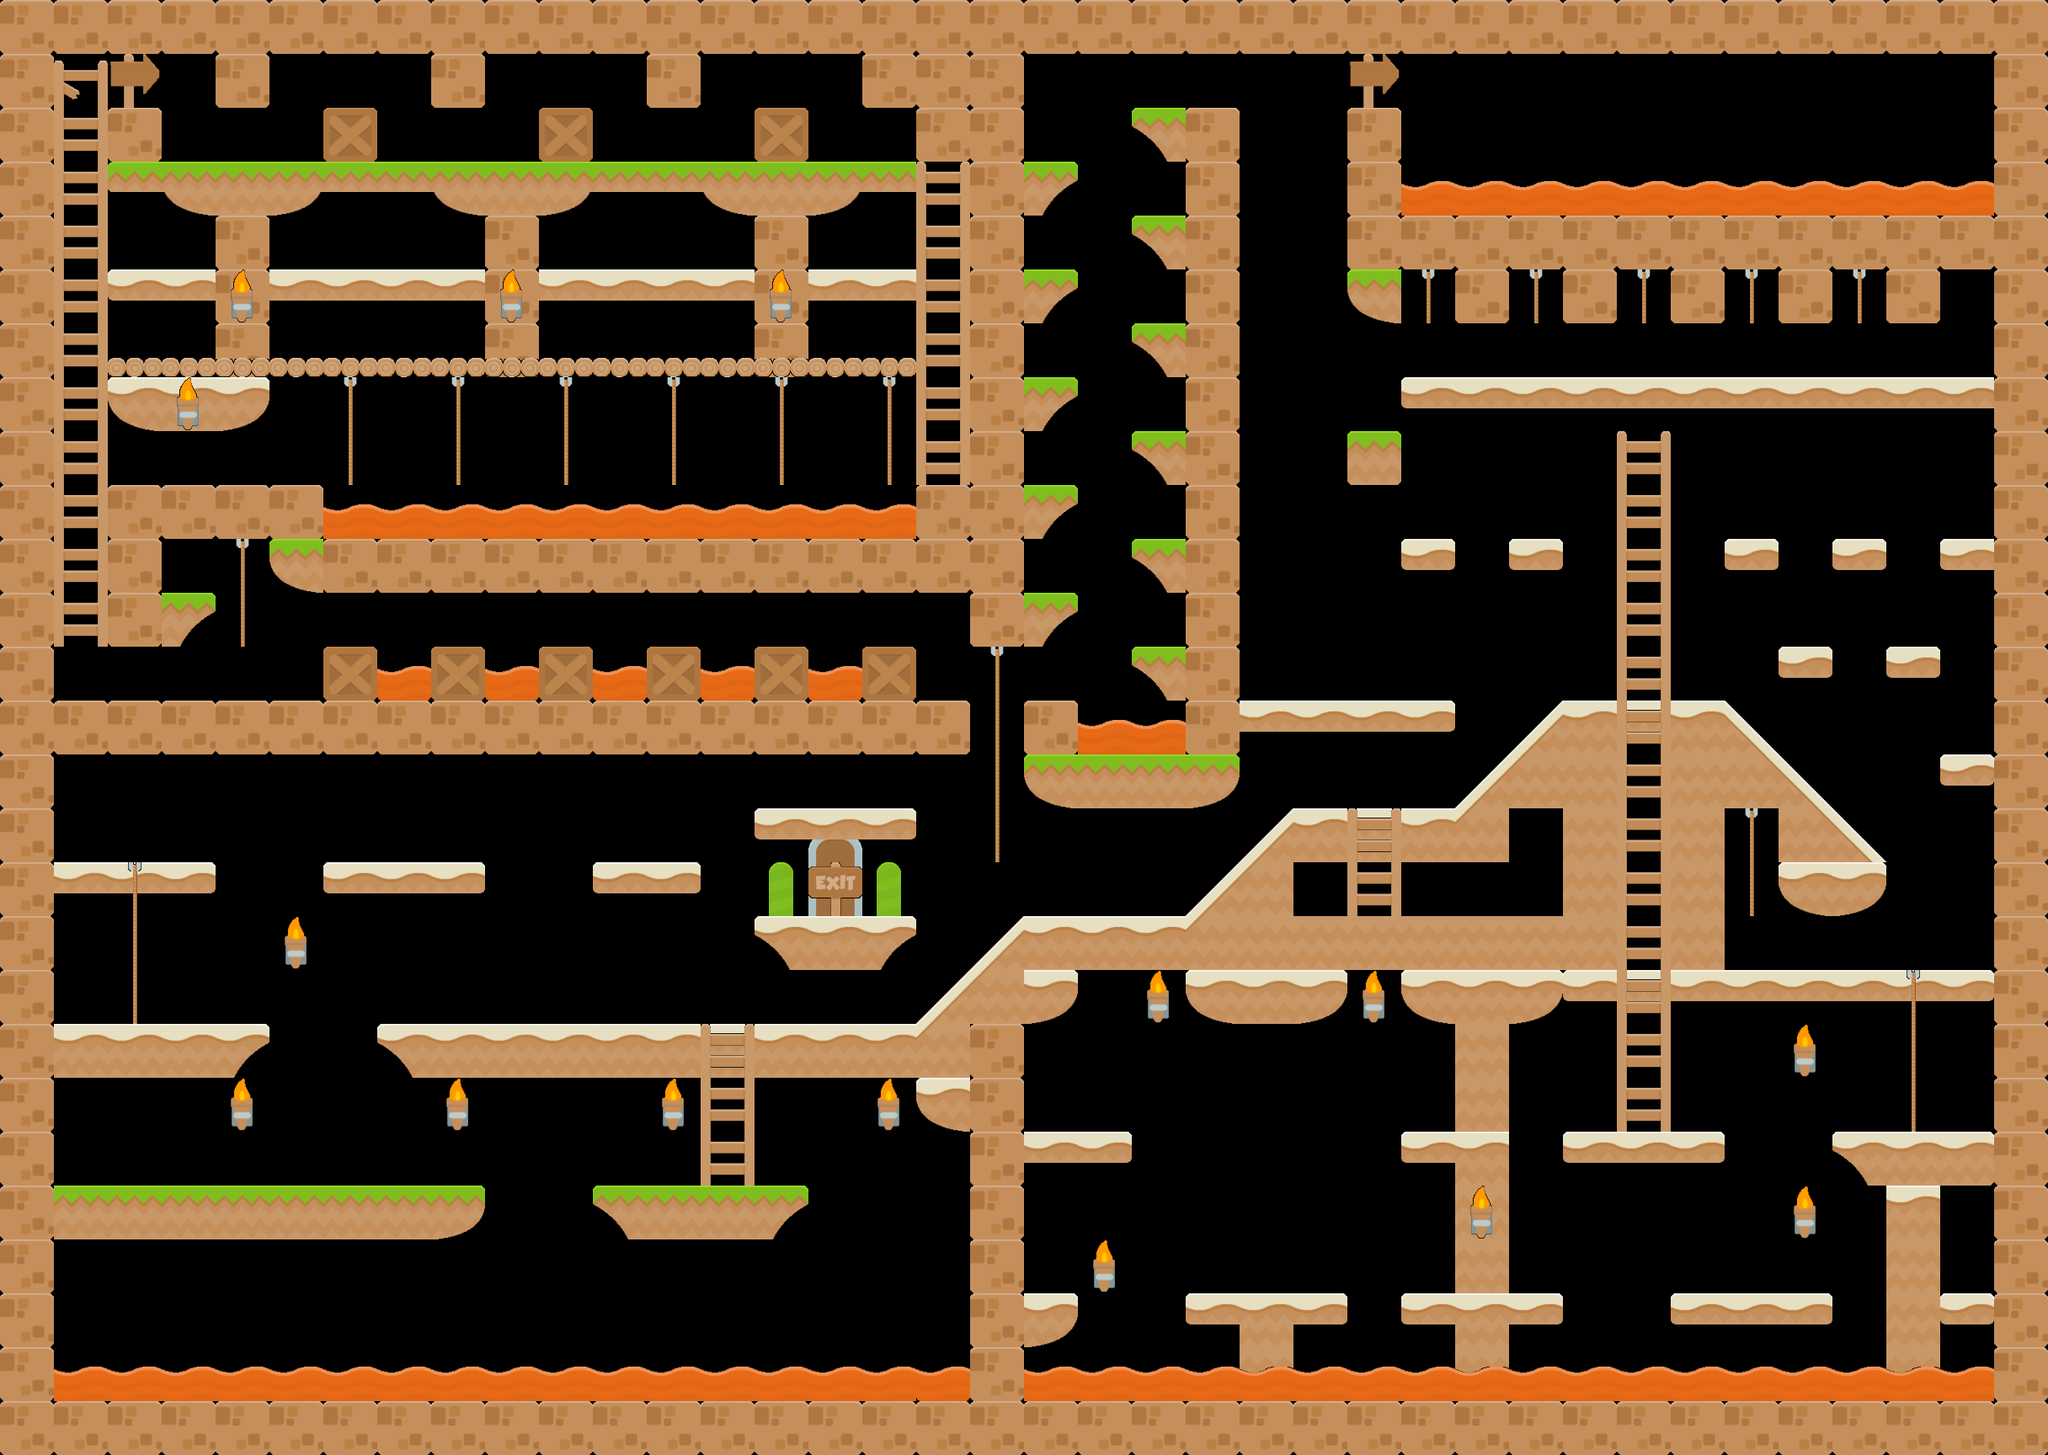

Tiled map render using the project's own tile images. Description and the map definition, with tile-layer contents summarised, below:
An orthogonal 38x27 tile map with 64x64 px tiles, 2 tile layers (Occludees, Occluders) and 169 objects (23x Climb, 17x Orc, 16x Enemy, 10x Lava, 6x MovingPlatform, ...).

<map version="1.0" orientation="orthogonal" width="38" height="27" tilewidth="64" tileheight="64">
 <tileset firstgid="1" name="Ortho" tilewidth="64" tileheight="64">
  <image source="Ortho.png" width="512" height="512" />
 </tileset>
 <layer name="Occludees" width="38" height="27">
  <data>[1026 cells, 465 non-empty, 32 distinct tile ids]</data>
 </layer>
 <layer name="Occluders" width="38" height="27">
  <data>[1026 cells, 151 non-empty, 15 distinct tile ids]</data>
 </layer>
 <objectgroup name="Triggers" width="38" height="27">
  <object type="Climb" x="157" y="1056" width="6" height="160" />
  <object type="Climb" x="1600" y="960" width="64" height="128" />
  <object type="Climb" x="1933" y="480" width="38" height="864" />
  <object type="Climb" x="2269" y="1184" width="6" height="160" />
  <object type="Lava" x="64" y="1632" width="1088" height="32" />
  <object type="Lava" x="1216" y="1632" width="1152" height="32" />
  <object type="Climb" x="832" y="1216" width="64" height="192" />
  <object type="Climb" x="128" y="1024" width="64" height="32" />
  <object type="Climb" x="2240" y="1152" width="64" height="32" />
  <object type="Exit" x="976" y="1056" width="32" height="32" />
  <object type="CanJump" x="128" y="960" width="64" height="32" />
  <object type="Slope" x="1408" y="960" width="128" height="128" />
  <object type="Slope" x="1088" y="1088" width="128" height="128" />
  <object type="Slope" x="1728" y="832" width="128" height="128" />
  <object type="CanJump" x="1600" y="896" width="64" height="32" />
  <object type="CanJump" x="832" y="1152" width="64" height="32" />
  <object type="CanJump" x="2240" y="1088" width="64" height="32" />
  <object type="Climb" x="1181" y="768" width="6" height="256" />
  <object type="Lava" x="1280" y="864" width="128" height="32" />
  <object type="Climb" x="77" y="64" width="38" height="672" />
  <object type="Climb" x="413" y="448" width="6" height="128" />
  <object type="Climb" x="541" y="448" width="6" height="128" />
  <object type="Climb" x="669" y="448" width="6" height="128" />
  <object type="Climb" x="797" y="448" width="6" height="128" />
  <object type="Climb" x="925" y="448" width="6" height="128" />
  <object type="Climb" x="1053" y="448" width="6" height="128" />
  <object type="Lava" x="384" y="608" width="704" height="32" />
  <object type="Lava" x="448" y="800" width="64" height="32" />
  <object type="Lava" x="576" y="800" width="64" height="32" />
  <object type="Lava" x="704" y="800" width="64" height="32" />
  <object type="Lava" x="832" y="800" width="64" height="32" />
  <object type="Lava" x="960" y="800" width="64" height="32" />
  <object type="Climb" x="1101" y="192" width="38" height="384" />
  <object type="Climb" x="285" y="640" width="6" height="128" />
  <object type="Lava" x="1664" y="224" width="704" height="32" />
  <object type="Climb" x="2077" y="960" width="6" height="128" />
  <object type="Climb" x="1821" y="320" width="6" height="64" />
  <object type="Climb" x="1949" y="320" width="6" height="64" />
  <object type="Climb" x="2077" y="320" width="6" height="64" />
  <object type="Climb" x="2205" y="320" width="6" height="64" />
  <object type="Climb" x="1693" y="320" width="6" height="64" />
 </objectgroup>
 <objectgroup name="Coins" width="38" height="27">
  <object x="320" y="896" width="64" height="64" />
  <object x="576" y="896" width="64" height="64" />
  <object x="512" y="1088" width="64" height="64" />
  <object x="128" y="1280" width="64" height="64" />
  <object x="896" y="1280" width="64" height="64" />
  <object x="2048" y="960" width="64" height="64" />
  <object x="1792" y="960" width="64" height="64" />
  <object x="1216" y="1408" width="64" height="64" />
  <object x="1920" y="1408" width="64" height="64" />
  <object x="1216" y="1216" width="64" height="64" />
  <object x="128" y="1472" width="64" height="64" />
  <object x="384" y="1472" width="64" height="64" />
  <object x="1024" y="1536" width="64" height="64" />
  <object x="768" y="1472" width="64" height="64" />
  <object x="2304" y="1408" width="64" height="64" />
  <object x="192" y="640" width="64" height="64" />
  <object x="464" y="528" width="32" height="32" />
  <object x="592" y="528" width="32" height="32" />
  <object x="720" y="528" width="32" height="32" />
  <object x="848" y="528" width="32" height="32" />
  <object x="976" y="528" width="32" height="32" />
  <object x="960" y="896" width="64" height="64" />
  <object x="960" y="64" width="64" height="64" />
  <object x="448" y="256" width="64" height="64" />
  <object x="704" y="256" width="64" height="64" />
  <object x="640" y="352" width="64" height="64" />
  <object x="512" y="352" width="64" height="64" />
  <object x="1344" y="64" width="64" height="64" />
  <object x="2304" y="64" width="64" height="64" />
  <object x="2304" y="320" width="64" height="64" />
  <object x="2304" y="512" width="64" height="64" />
  <object x="2304" y="832" width="64" height="64" />
 </objectgroup>
 <objectgroup name="MovingEntities" width="38" height="27">
  <object type="Orc" x="448" y="1184">
   <polyline points="0,0 640,0 768,-128" />
  </object>
  <object type="Enemy" x="96" y="1184">
   <polyline points="0,0 192,0" />
  </object>
  <object type="Orc" x="1696" y="1504">
   <polyline points="0,0 128,0" />
  </object>
  <object type="Enemy" x="1888" y="1312">
   <polyline points="0,0 128,0" />
  </object>
  <object type="MovingPlatform" x="1504" y="1536">
   <polyline points="0,32 0,-192" />
  </object>
  <object type="MovingPlatform" x="1088" y="1632">
   <polyline points="0,32 0,-192" />
  </object>
  <object type="MovingPlatform" x="128" y="1600">
   <polyline points="0,0 832,0" />
  </object>
  <object type="Enemy" x="416" y="992">
   <polyline points="0,0 128,0" />
  </object>
  <object type="Enemy" x="32" y="64">
   <polyline points="128,0 192,0 192,64 320,64 320,0 448,0 448,64 576,64 576,0 704,0 704,64 832,64 832,0 960,0 960,64 1024,64" />
  </object>
  <object type="Orc" x="2080" y="1120">
   <polyline points="0,0 256,0" />
  </object>
  <object type="Orc" x="928" y="928">
   <polyline points="0,0 128,0" />
  </object>
  <object type="Enemy" x="160" y="576">
   <polyline points="0,0 192,0" />
  </object>
  <object type="Orc" x="96" y="800">
   <polyline points="0,0 256,0" />
  </object>
  <object type="Orc" x="224" y="160">
   <polyline points="0,0 128,0" />
  </object>
  <object type="Orc" x="736" y="160">
   <polyline points="0,0 128,0" />
  </object>
  <object type="Enemy" x="1312" y="96">
   <polyline points="0,0 0,640" />
  </object>
  <object type="Orc" x="96" y="1376">
   <polyline points="0,0 448,0" />
  </object>
  <object type="Orc" x="544" y="1376">
   <polyline points="0,0 -448,0" />
  </object>
  <object type="Orc" x="96" y="390">
   <polyline points="0,0 1024,0" />
  </object>
  <object type="Orc" x="1120" y="390">
   <polyline points="0,0 -1024,0" />
  </object>
  <object type="Orc" x="608" y="160">
   <polyline points="0,0 -128,0" />
  </object>
  <object type="Enemy" x="1056" y="288">
   <polyline points="0,0 -384,0" />
  </object>
  <object type="Enemy" x="160" y="288">
   <polyline points="0,0 384,0" />
  </object>
  <object type="Enemy" x="1312" y="736">
   <polyline points="0,0 0,-640" />
  </object>
  <object type="Enemy" x="320" y="448">
   <polyline points="0,0 768,0" />
  </object>
  <object type="Enemy" x="1088" y="448">
   <polyline points="0,0 -768,0" />
  </object>
  <object type="MovingPlatform" x="1632" y="192">
   <polyline points="96,0 288,0" />
  </object>
  <object type="MovingPlatform" x="2336" y="192">
   <polyline points="-32,0 -288,0" />
  </object>
  <object type="MovingPlatform" x="1536" y="128">
   <polyline points="0,0 0,640" />
  </object>
  </objectgroup>
 <objectgroup name="Physics" width="38" height="27">
  <!-- 57 objects omitted --></objectgroup>
</map>
<!-- 67 of 169 objects omitted -->
